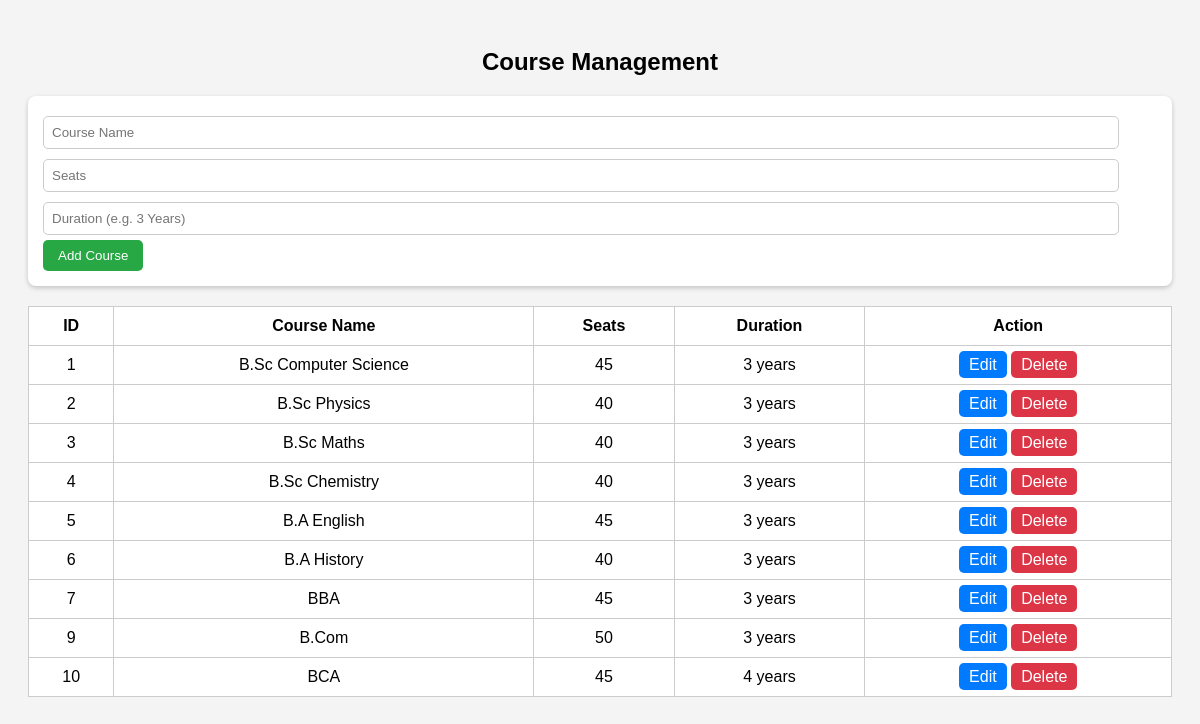
The page /course.php on the database its author committed.
### tables this page shows
CREATE TABLE `courses` (
  `id` int(11) NOT NULL,
  `course_name` varchar(100) DEFAULT NULL,
  `seats` int(11) DEFAULT NULL,
  `duration` varchar(50) DEFAULT NULL
);

### course.php (the view, shortened to what this page needs)
<?php
$servername = "localhost";
$username = "root";
$password = "";
$dbname = "college_portal";
$conn = new mysqli($servername, $username, $password, $dbname);
?>
<!DOCTYPE html>
<html lang="en">
<head>
</head>
<body>
<h2>Course Management</h2>
<form method="POST">
    <input type="text" name="course_name" placeholder="Course Name" required>
    <input type="number" name="seats" placeholder="Seats" required>
    <input type="text" name="duration" placeholder="Duration (e.g. 3 Years)" required>
    <button type="submit" name="add_course">Add Course</button>
</form>
<table>
    <tr>
        <th>ID</th>
        <th>Course Name</th>
        <th>Seats</th>
        <th>Duration</th>
        <th>Action</th>
    </tr>
    <?php
    $result = $conn->query("SELECT * FROM courses");
    while ($row = $result->fetch_assoc()) {
        echo "<tr>
                <td>".$row['id']."</td>
                <td>".$row['course_name']."</td>
                <td>".$row['seats']."</td>
                <td>".$row['duration']."</td>
                <td>
                    <a class='edit' href='?edit=".$row['id']."'>Edit</a>
                    <a class='delete' href='?delete=".$row['id']."' onclick='return confirm(\"Are you sure?\");'>Delete</a>
                </td>
              </tr>";
    }
    ?>
</table>
</body>
</html>

### course.php (style rules this page uses)
body { font-family: Arial, sans-serif; background: #f4f4f4; padding: 20px; }
h2 { text-align: center; }
form { background: white; padding: 15px; margin-bottom: 20px; border-radius: 8px; box-shadow: 0px 2px 5px rgba(0,0,0,0.2); }
input[type="text"], input[type="number"] { width: 95%; padding: 8px; margin: 5px 0; border-radius: 5px; border: 1px solid #ccc; }
button { background: #28a745; color: white; border: none; padding: 8px 15px; border-radius: 5px; cursor: pointer; }
table { width: 100%; border-collapse: collapse; background: white; }
table, th, td { border: 1px solid #ccc; padding: 10px; text-align: center; }
a { text-decoration: none; padding: 5px 10px; border-radius: 5px; }
.edit { background: #007bff; color: white; }
.delete { background: #dc3545; color: white; }

### rows shown on the page
courses: id "1", course_name "B.Sc Computer Science", seats "45", duration "3 years"
courses: id "2", course_name "B.Sc Physics", seats "40", duration "3 years"
courses: id "3", course_name "B.Sc Maths", seats "40", duration "3 years"
courses: id "4", course_name "B.Sc Chemistry", seats "40", duration "3 years"
courses: id "5", course_name "B.A English", seats "45", duration "3 years"
courses: id "6", course_name "B.A History", seats "40", duration "3 years"
courses: id "7", course_name "BBA", seats "45", duration "3 years"
courses: id "9", course_name "B.Com", seats "50", duration "3 years"
courses: id "10", course_name "BCA", seats "45", duration "4 years"
